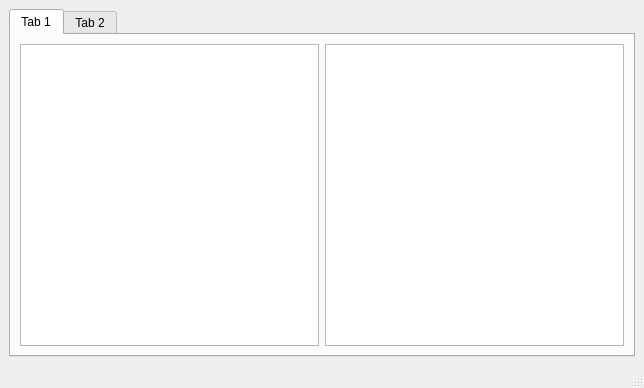
<?xml version="1.0" encoding="UTF-8"?>
<ui version="4.0">
 <class>FileSystem</class>
 <widget class="QMainWindow" name="FileSystem">
  <property name="geometry">
   <rect>
    <x>0</x>
    <y>0</y>
    <width>644</width>
    <height>388</height>
   </rect>
  </property>
  <property name="windowTitle">
   <string>FileSystem</string>
  </property>
  <widget class="QWidget" name="centralwidget">
   <layout class="QGridLayout" name="gridLayout_2">
    <item row="0" column="0">
     <widget class="QTabWidget" name="tabWidget">
      <property name="currentIndex">
       <number>0</number>
      </property>
      <widget class="QWidget" name="tab">
       <attribute name="title">
        <string>Tab 1</string>
       </attribute>
       <layout class="QGridLayout" name="gridLayout">
        <item row="0" column="0">
         <widget class="QTreeView" name="treeView"/>
        </item>
        <item row="0" column="1">
         <widget class="QTableView" name="tableView"/>
        </item>
       </layout>
      </widget>
      <widget class="QWidget" name="tab_2">
       <attribute name="title">
        <string>Tab 2</string>
       </attribute>
       <layout class="QGridLayout" name="gridLayout_3">
        <item row="0" column="0">
         <widget class="QColumnView" name="columnView"/>
        </item>
        <item row="1" column="0">
         <widget class="QListView" name="listView"/>
        </item>
       </layout>
      </widget>
     </widget>
    </item>
   </layout>
  </widget>
  <widget class="QStatusBar" name="statusbar"/>
 </widget>
 <resources/>
 <connections/>
</ui>
